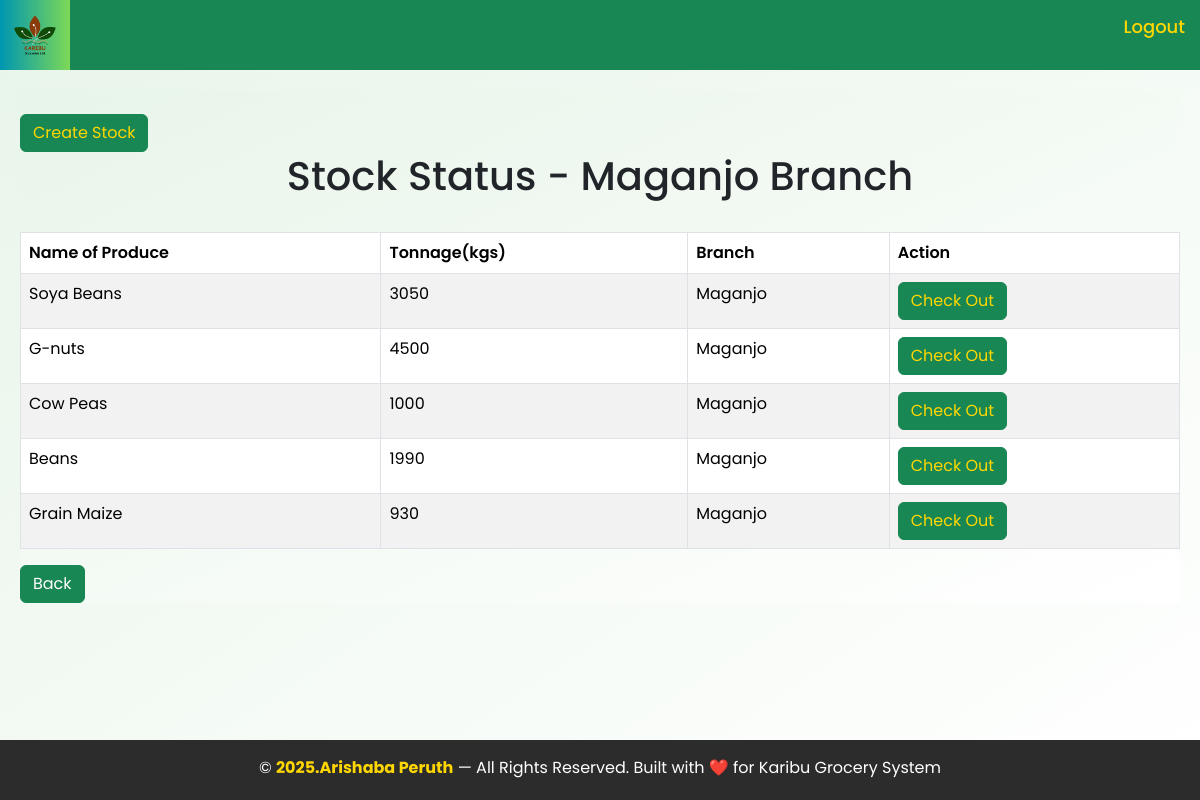
Before: /allstock/ (signed in) with the older database file.
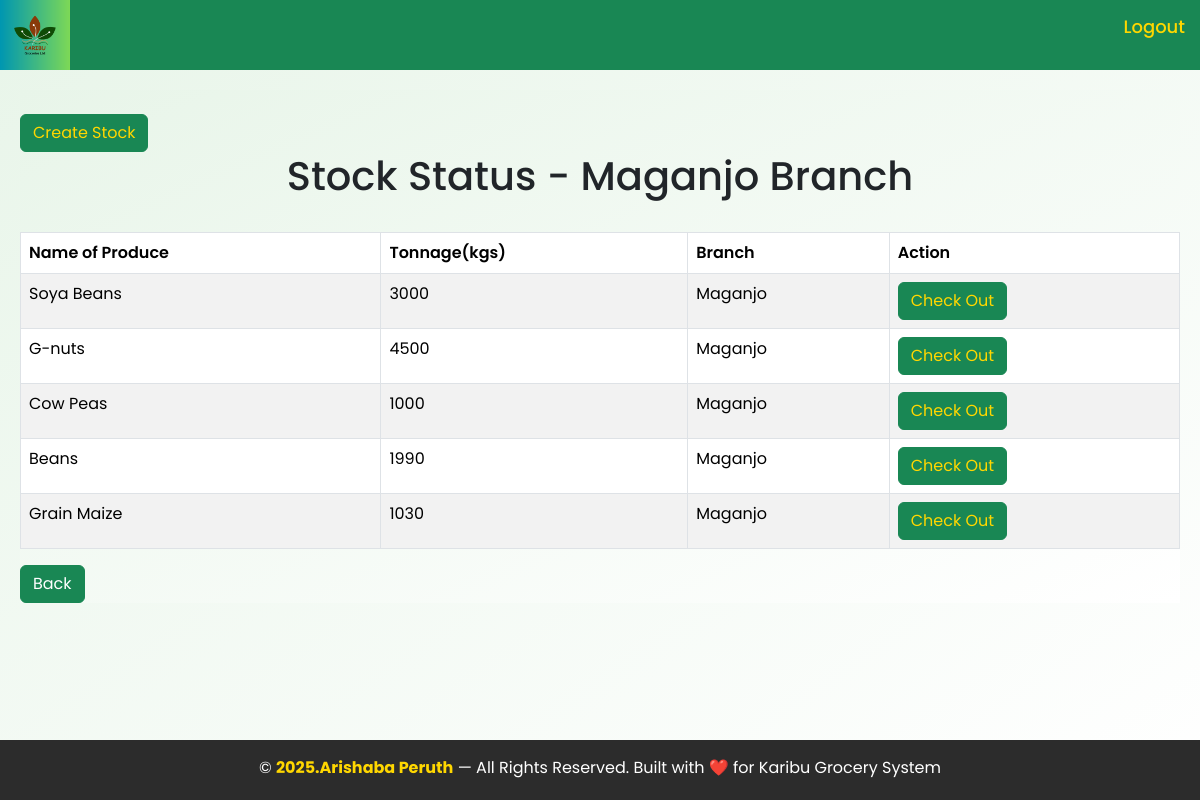
After: the same page with the newer database file.
### homeapp/models.py (models this page shows, shortened)
class Stock(models.Model):
    Name_of_produce = models.CharField(max_length=100, null=True)
    Produce_type = models.CharField(choices=[("Internal","Internal"), ("External","External")] ,blank=True, null=True)
    Date = models.DateField(auto_now_add=True)
    Tonnage_in_kgs = models.IntegerField(blank=False, default=0)
    total_quantity = models.IntegerField(default=0,blank=True, null=True)
    Cost = models.IntegerField(blank=False, default=0)
    Unit_price = models.IntegerField(blank=True, null=True)
    Dealer_name = models.CharField(blank=False, default=0)
    Branch = models.ForeignKey(Branch,blank=True, null=True, on_delete=models.CASCADE)
    Contact = models.IntegerField(default=0, blank=False)
    received_quantity = models.IntegerField(default=0,blank=True,null=True)

class Branch(models.Model):
    branch_name = models.CharField(max_length=255, null=True)
    def __str__(self):
        return self.branch_name

### homeapp/views.py (the view, shortened to what this page needs)
# urls.py: path('allstock/', views.allstock, name='allstock'),
@login_required
def allstock(request):
    if request.user.is_manager or request.user.is_manager_2:
        branch_name = 'Maganjo' if request.user.is_manager else 'Matugga'
        branch = Branch.objects.get(branch_name=branch_name)
        stocks = Stock.objects.filter(Branch=branch).order_by('-id')
        context = {
            'stocks': stocks,
            'branch_name': branch_name
        }
    else:
        stocks = Stock.objects.all().order_by('-id')
        context = {
            'stocks': stocks
        }
    return render(request, 'homeapp/allstock.html', context)

### homeapp/templates/homeapp/allstock.html (shortened to what this page needs)
{% extends 'homeapp/base.html' %}
{% load static %}
{% block content %}
<main style=" background: linear-gradient(to bottom right, #e8f5e9, #ffffff); margin: 20px;">
    <link rel="stylesheet" href="{% static '' %}">
    {% if user.is_manager or user.is_manager_2 %}
    <br><a href="{% url 'createstock' %}" class="add-credit-btn"><button class="btn btn-success" style="color: gold;">Create Stock</button></a>
    {% endif %}
    <h1 style="text-align: center;">Stock Status - {{ branch_name }} Branch</h1><br>
    <div class="table-container">
        <table class="table table-bordered table-striped">
            <thead>
                <tr>
                    <th>Name of Produce</th>
                    <th>Tonnage(kgs)</th>
                    <th>Branch</th>
                    <th>Action</th>
                </tr>
            </thead>
            <tbody>
                {% for stock in stocks %}
                <tr>
                    <td>{{ stock.Name_of_produce }}</td>
                    <td>{{ stock.Tonnage_in_kgs }}</td>
                    <td>{{ stock.Branch }}</td>
                    <td>
                        <a href="{% url 'stock_detail' stock.id %}">
                            <button class="btn btn-success" style="color: gold;">Check Out</button>
                        </a>
                    </td>
                </tr>
                {% endfor %}
            </tbody>
        </table>
    </div>
    <div>
        {% if user.is_manager or user.is_manager_2 %}
        <a href="{% url 'manager' %}"><button class="btn btn-success">Back</button></a>
        {% endif %}
    </div>
</main>
{% endblock %}

Changed rows visible on the page:
changed Stock "Soya Beans": Tonnage_in_kgs "3050" → "3000"
changed Stock "Grain Maize": Tonnage_in_kgs "930" → "1030"
